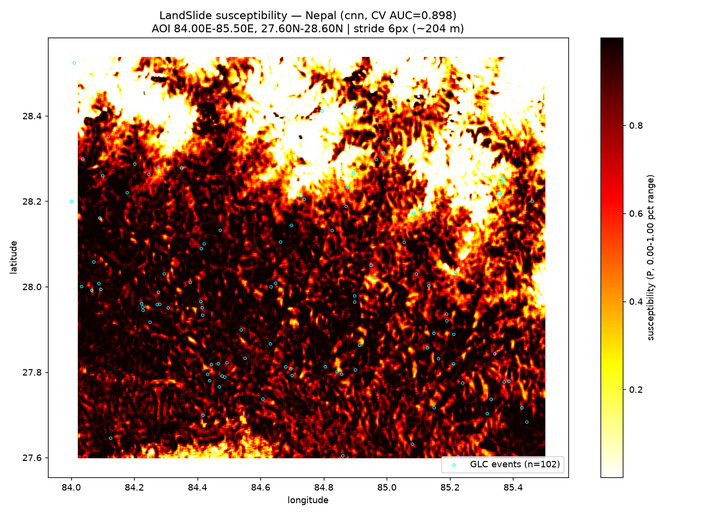
#> input picture runs/susceptibility_map_cnn_default.png, 708 x 515 px, shrunk from 1430 x 1040 before the run
$ python share_card.py
#> lines starting #> are read from the running program, lines starting #| are printed output that depends on the picture
"""Generate a social share card for the submission (runs/share_card.png)."""
import matplotlib

matplotlib.use("Agg")
import matplotlib.pyplot as plt
from PIL import Image

from src.config import RUNS_DIR

CARD = RUNS_DIR / "share_card.png"
MAP = RUNS_DIR / "susceptibility_map_cnn_default.png"

fig = plt.figure(figsize=(10.5, 14), dpi=140)
ax = fig.add_axes([0, 0, 1, 1])
ax.set_xlim(0, 1)
ax.set_ylim(0, 1)
ax.axis("off")

# background
ax.add_patch(plt.Rectangle((0, 0), 1, 1, color="#0b1526"))
ax.add_patch(plt.Rectangle((0, 0.86), 1, 0.14, color="#10233d"))

# headline block
ax.text(0.06, 0.955, "AI4Climate 2026 · Track 02 Nepal", color="#7fd4a8",
        fontsize=17, fontweight="bold", va="center")
ax.text(0.06, 0.912, "Rainfall-driven landslide susceptibility, learned end-to-end from open data",
        color="#ffffff", fontsize=15, va="center")

# map image
img = Image.open(MAP)
#> img is the input picture: PIL image 708x515 RGBA; mean R, G, B, A 184.3, 149.2, 134.8, 255
ax_img = fig.add_axes([0.05, 0.33, 0.9, 0.50])
ax_img.imshow(img)
ax_img.axis("off")
for s in ax_img.spines.values():
    s.set_edgecolor("#2b4a6f")
    s.set_linewidth(2)

# stats row
stats = [
    ("0.898", "AUC-ROC, spatial\nblock CV (best of 4)"),
    ("84%", "of 479 catalog events\nare rainfall-triggered"),
    ("200 m", "susceptibility map,\n376k scored windows"),
]
for i, (big, small) in enumerate(stats):
    x = 0.06 + i * 0.313
    ax.add_patch(plt.Rectangle((x, 0.175), 0.29, 0.115, color="#10233d"))
    ax.text(x + 0.145, 0.248, big, color="#ffd166", fontsize=30,
            fontweight="bold", ha="center", va="center")
    ax.text(x + 0.145, 0.203, small, color="#c9d8ea", fontsize=10.5,
            ha="center", va="center")

# takeaway + links
ax.text(0.5, 0.135, "Residual CNN over 8-channel terrain patches + climate/geo fusion — no API keys, one command to reproduce",
        color="#ffffff", fontsize=12.5, ha="center", va="center")
ax.text(0.5, 0.088, "github.com/123123213weqw/ai4climate-nepal-landslide",
        color="#7fd4a8", fontsize=13, fontweight="bold", ha="center", va="center")
ax.text(0.5, 0.052, "deepseek.club/topic/5205", color="#8fb3d9",
        fontsize=12, ha="center", va="center")
ax.text(0.5, 0.018, "Yue Wang · Chenfeng Zhang — AI4Climate Global Youth Climate Solutions Challenge",
        color="#6d87a8", fontsize=9.5, ha="center", va="center")

fig.savefig(CARD, facecolor="#0b1526")
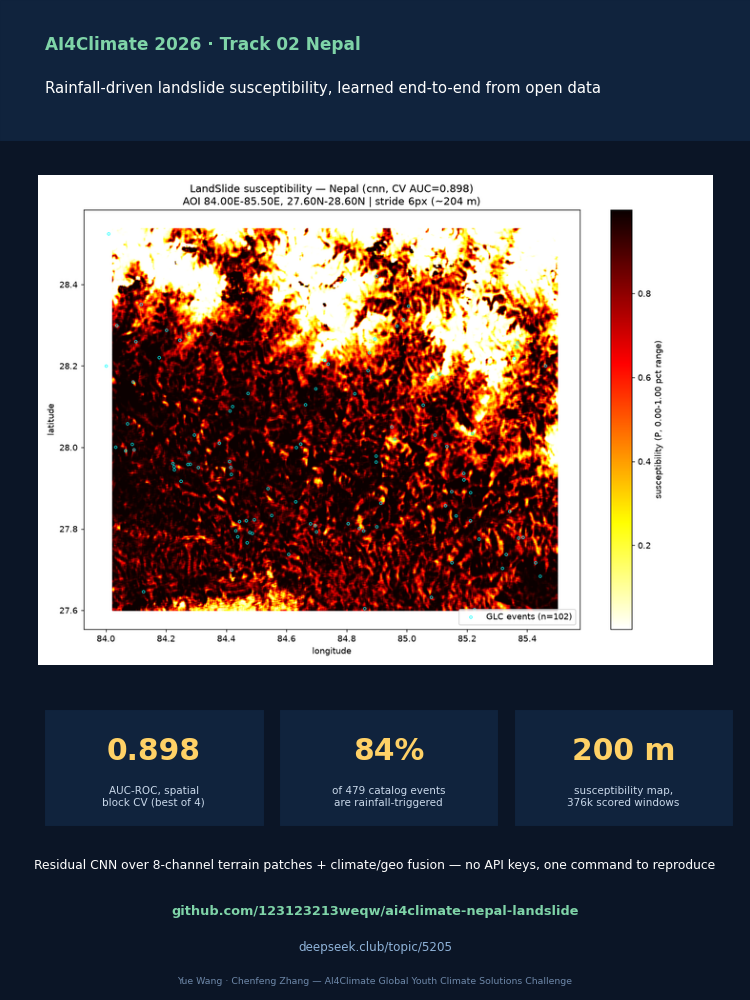
#> figure drawn by matplotlib, 2 panels
print(f"saved {CARD}")

$ run again, with runs/importance.png copied over runs/susceptibility_map_cnn_default.png
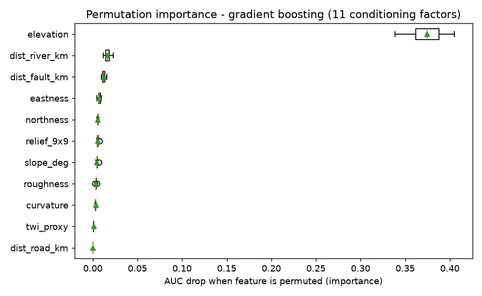
#> input picture runs/importance.png, 482 x 296 px, shrunk from 975 x 598 before the run
#> img is the input picture: PIL image 482x296 RGBA; mean R, G, B, A 247.2, 247.3, 247.1, 255
#> `fig.savefig(CARD, facecolor="#0b1526")`:
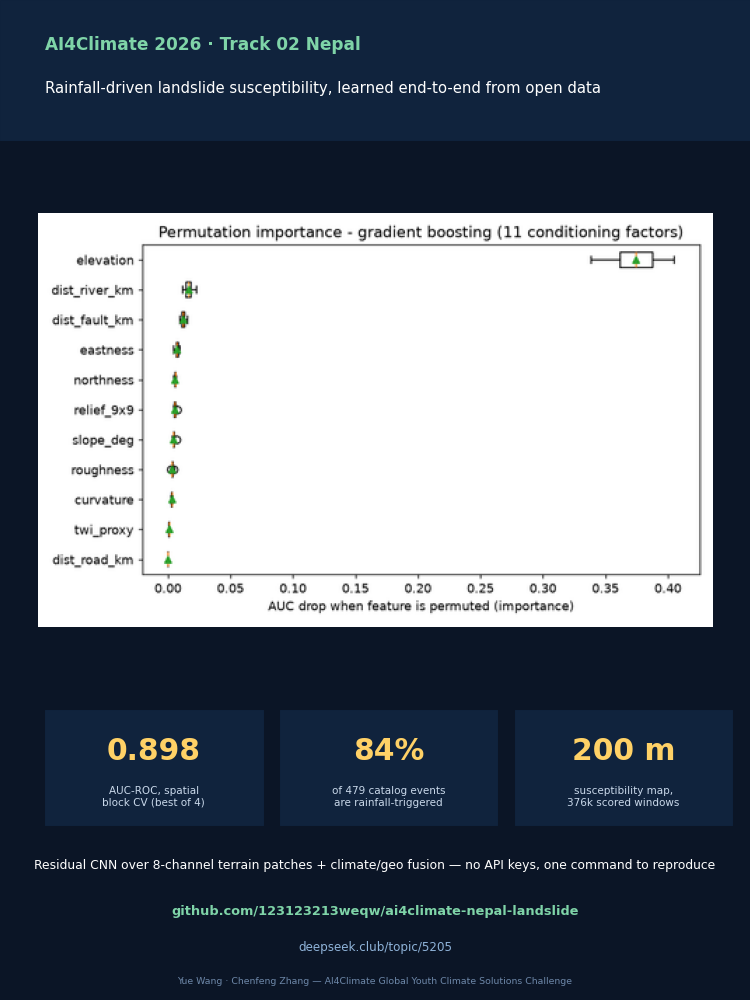
#> figure drawn by matplotlib, 2 panels
